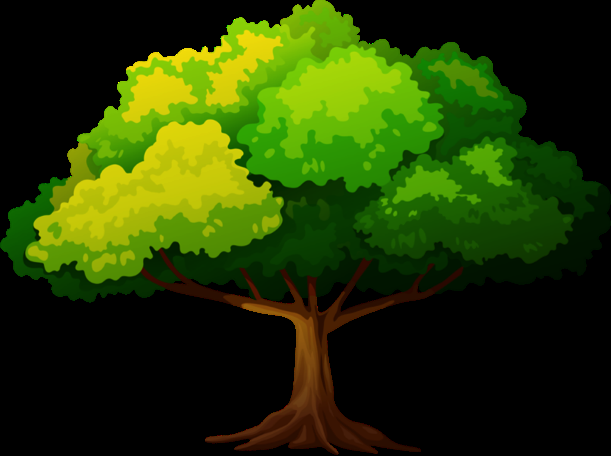
%> input picture ONIP-FISA/_old/sequence3_detramage/images/arbre.png, 611 x 456 px
$ octave sequence3_tramage.m   (GNU Octave 9; MATLAB toolbox functions it lacks are replaced by stand-ins)
%> lines starting %> are read from the running program, lines starting %| are printed output that depends on the picture; in (x1, y1, x2, y2) boxes, pixels count from 0 and x2, y2 are one past the last pixel; in counts of white or black regions, pixels touching at a corner belong together; the program's own positions count from 1
clear all
close all

%% Affichage image
image = imread('image/arbre.png'); % image non tram閑
%> image is the input picture: size 456x611x3 uint8; mean R, G, B 36.7, 57.3, 1.6
image = image(:,:,1);
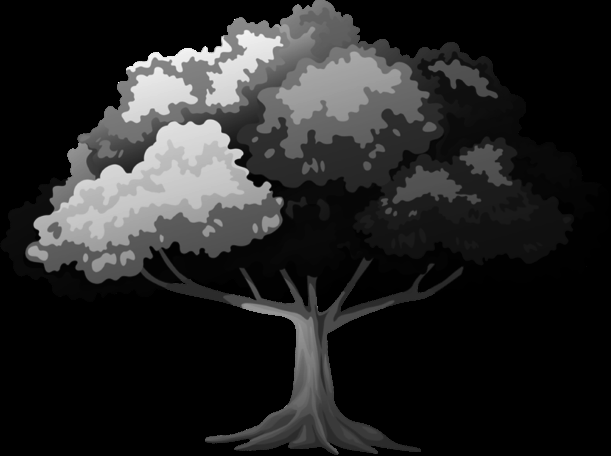
%> image: size 456x611 uint8; min 0, max 255, mean 36.7

figure();
imagesc(image);
colormap gray;

[hauteur, largeur] = size(image);
%> hauteur = 456; largeur = 611

% TF
TFimage = fft2(image);

figure();
imagesc(log(abs(fftshift(TFimage))));
colormap gray;
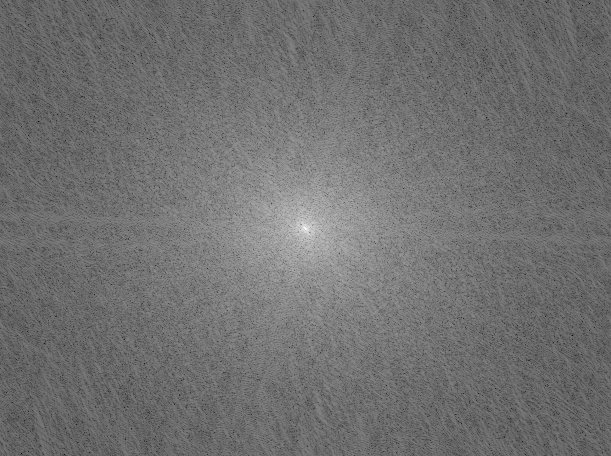
%> displayed picture: size 456x611x3, on the screen's scale of 0 to 255; min 0, max 255, mean 112.1

%% Tramage via FFT
x1 = floor(5/11*hauteur);
%> x1 = 207
x2 = floor(7/11*hauteur);
%> x2 = 290
y1 = floor(4/9*largeur);
%> y1 = 271
y2 = floor(5/9*largeur);
%> y2 = 339

TFimage(x1,y1) = max(max(abs(TFimage)))/2;
TFimage(x2,y2) = max(max(abs(TFimage)))/2;

figure();
imagesc(log(abs(fftshift(TFimage))));
colormap gray;

%% Recr閍tion de l'image tram閑
image_trame = ifft2(TFimage);
figure();
imagesc(abs(image_trame));
colormap gray;

%% Trame
hauteurT = hauteur;
%> hauteurT = 456
largeurT = largeur;
%> largeurT = 611
TFtrame = zeros(hauteurT,largeurT);

% Ajout de 2 points
K = 10;
pasH = 15;
pasL = 51;
NpasH = 7;
NpasL = 24;
TFtrame(floor(NpasH/pasH*hauteurT), floor(NpasL/pasL*largeurT)) = K*hauteurT*largeurT;
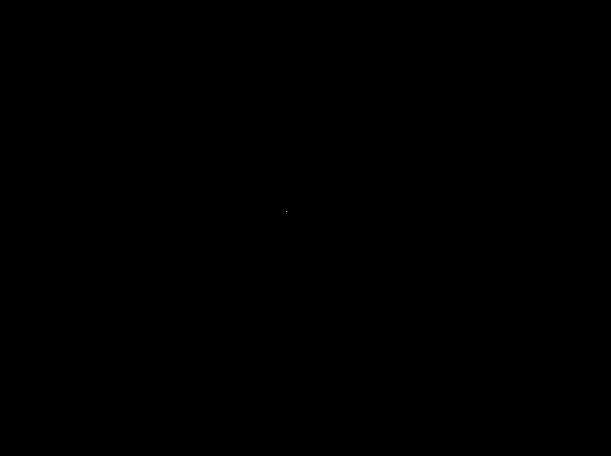
%> TFtrame: size 456x611 double; values 0 (black) and 2786160 (white), 0% white in thin lines or dots, all inside (x1, y1, x2, y2) = (286, 211, 287, 212)
TFtrame(floor((pasH-NpasH)/pasH*hauteurT), floor((pasL-NpasL)/pasL*largeurT)) = K*hauteurT*largeurT;
%> TFtrame: size 456x611 double; values 0 (black) and 2786160 (white), 0% white in thin lines or dots, all inside (x1, y1, x2, y2) = (286, 211, 323, 243)

figure();
imagesc(TFtrame);
colormap gray;

trame = ifft2(fftshift(TFtrame));
figure();
imagesc(abs(trame));
colormap gray;
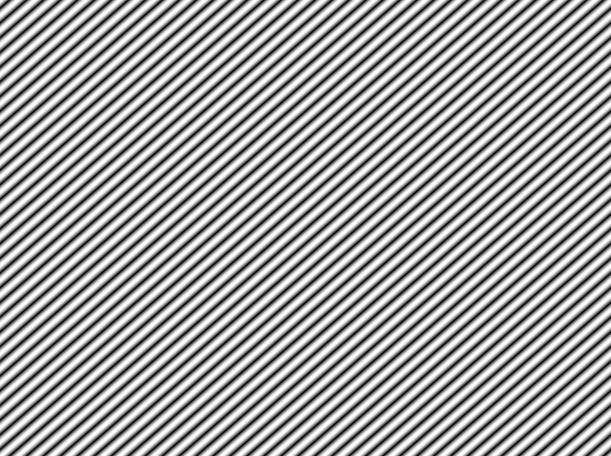
%> displayed picture: size 456x611x3, on the screen's scale of 0 to 255; min 0, max 255, mean 162.5

% Ajout tramage
trame2 = uint8(abs(trame));
imageT2 = image + trame2;
figure();
imagesc(imageT2);
colormap gray;

$ run again, with ONIP-FISA/_old/sequence3_detramage/images/chat_640_2_trame.png copied over ONIP-FISA/_old/sequence3_detramage/images/arbre.png
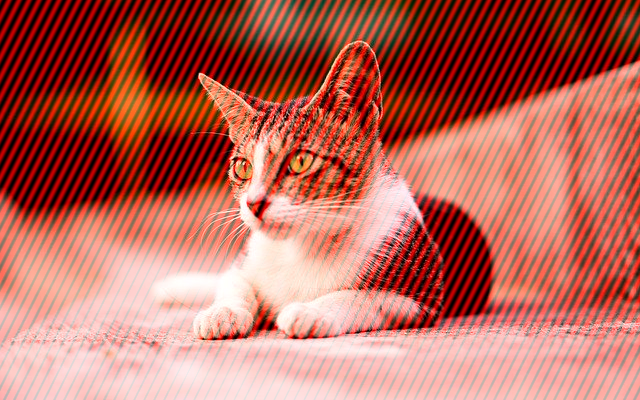
%> input picture ONIP-FISA/_old/sequence3_detramage/images/chat_640_2_trame.png, 640 x 400 px
%> image is the input picture: size 400x640x3 uint8; mean R, G, B 183.7, 104.2, 90.7
%> `image = image(:,:,1);`:
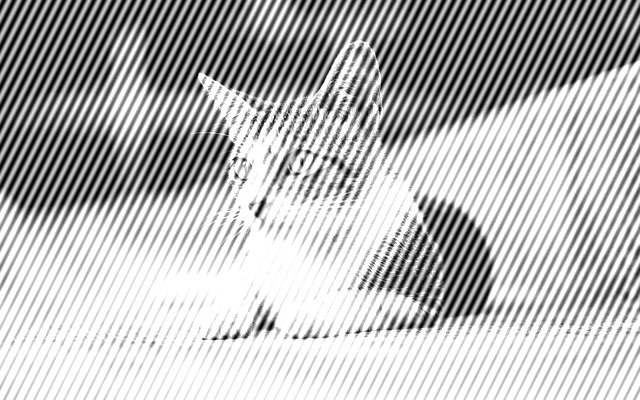
%> image: size 400x640 uint8; min 0, max 255, mean 183.7
%> `colormap gray;`:
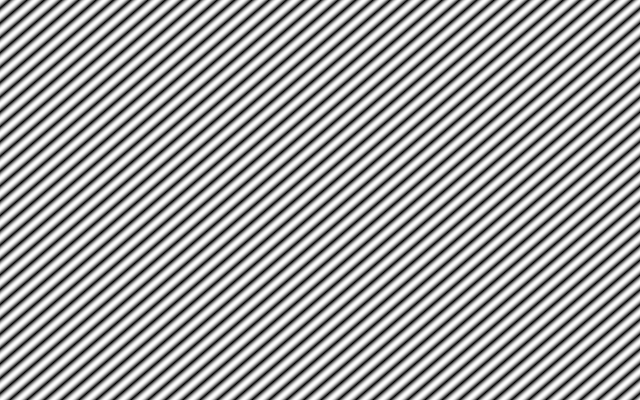
%> displayed picture: size 400x640x3, on the screen's scale of 0 to 255; min 0, max 255, mean 162.5

$ run again, with ONIP-FISA/_old/sequence3_detramage/images/chat_640_traitement.png copied over ONIP-FISA/_old/sequence3_detramage/images/arbre.png
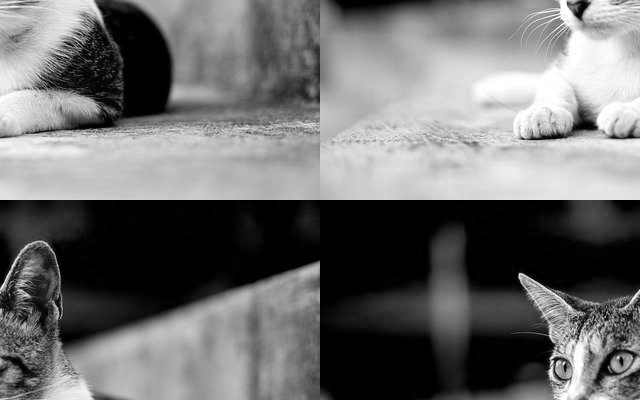
%> input picture ONIP-FISA/_old/sequence3_detramage/images/chat_640_traitement.png, 640 x 400 px
%> image is the input picture: size 400x640 uint8; min 0, max 255, mean 110.3
%> `colormap gray;`:
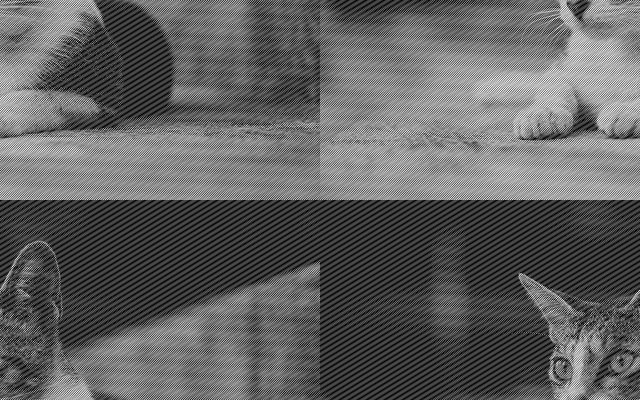
%> displayed picture: size 400x640x3, on the screen's scale of 0 to 255; min 0, max 255, mean 97.2
%> `colormap gray;`:
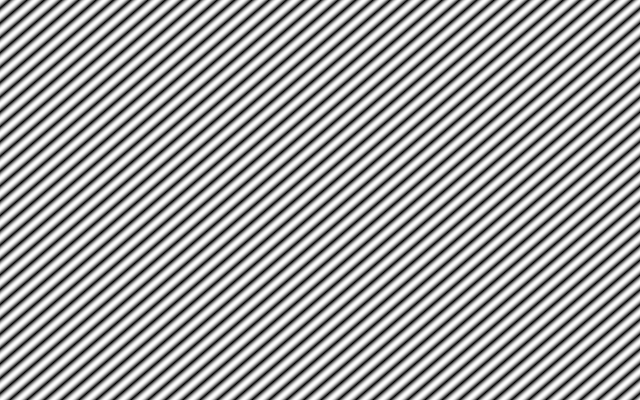
%> displayed picture: size 400x640x3, on the screen's scale of 0 to 255; min 0, max 255, mean 162.5
